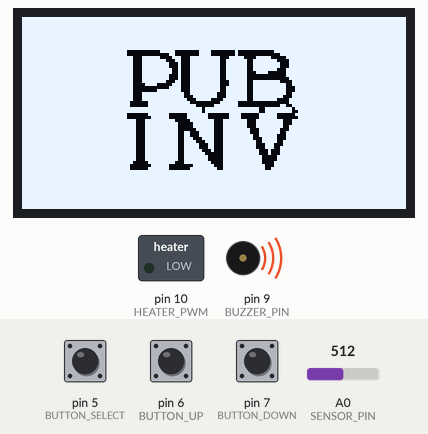
Recording of a sketch running on a simulated Arduino Uno, built with avr-gcc and run on an emulated ATmega328P. On the bench: 128×64 one-colour display, switched loads named in the sketch (green lamp = pin HIGH), buzzer (waves = sounding). Inputs (shaded band) come from the test bench; at power-on: A0 (SENSOR_PIN) = 512, pin 5 (BUTTON_SELECT) HIGH, pin 6 (BUTTON_UP) HIGH, pin 7 (BUTTON_DOWN) HIGH. What the sketch prints to the serial monitor is not drawn.

Above: at 0.8 s.
At 6.0 s:
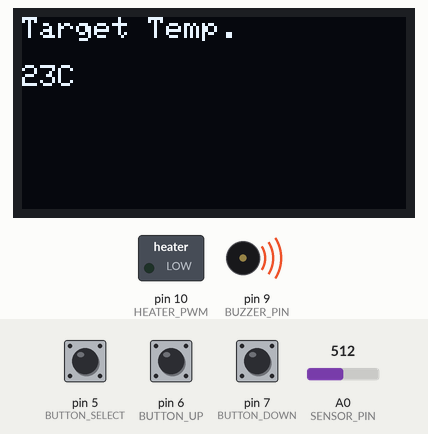
6.1 s: A0 (SENSOR_PIN) set to 99
At 7.4 s:
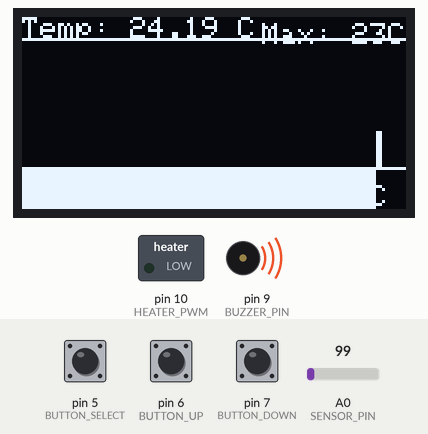
10.4 s: A0 (SENSOR_PIN) set to 90
At 11.3 s:
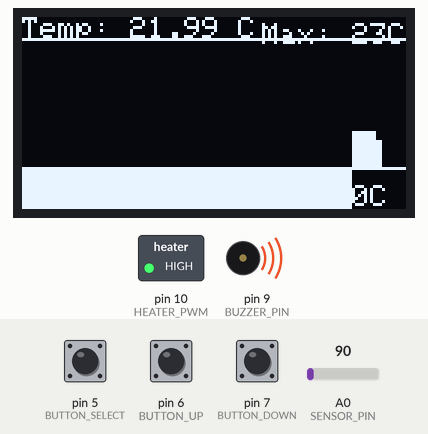
14.7 s: A0 (SENSOR_PIN) set to 122
At 15.2 s:
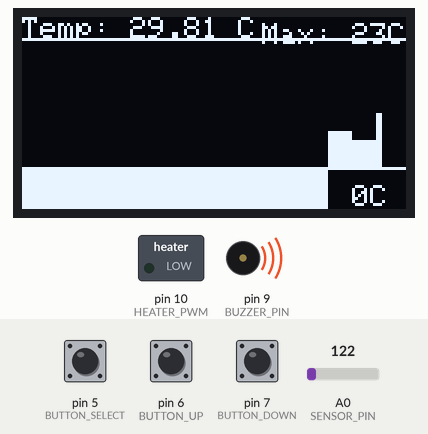
Timing chart, 0 to 17.7 s (numbered marks = the images above; inputs shaded):
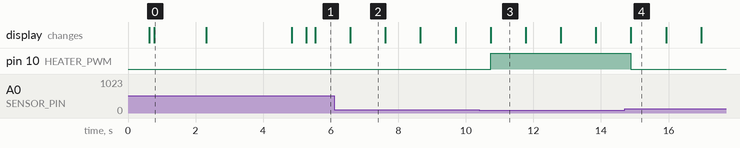

The sketch:

moonratII.ino
```cpp
//Wokwi version: V10 (https://wokwi.com/projects/390933163302682625)

#include <Wire.h>
#include <Adafruit_GFX.h>
#include <Adafruit_SSD1306.h>
#include <Fuzzy.h>
#include <Arduino.h>

#define SCREEN_WIDTH 128
#define SCREEN_HEIGHT 64

#define OLED_RESET -1
Adafruit_SSD1306 display(SCREEN_WIDTH, SCREEN_HEIGHT, &Wire, OLED_RESET);

const int SENSOR_PIN = A0;
int HEATER_PWM = 10;
int BUZZER_PIN = 9;
float temperaturaActual;


const int numPoints = 60;
float temperaturaHistorial[numPoints] = {0};
const int barWidth = SCREEN_WIDTH / numPoints;

#define BUTTON_SELECT 5
#define BUTTON_UP 6
#define BUTTON_DOWN 7

int selectedOption = 0;
int tempMaxOptions[] = {23, 35, 37, 41.5};
int tempMin = 0;
int tempMax = 0;
int totalOptions = 4; // Cambia esto al número total de opciones en tu menú


static const unsigned char PROGMEM image_data_Saraarray[] = {
    0xff, 0xff, 0xff, 0xff, 0xff, 0xff, 0xff, 0xff, 0xff, 0xff, 0xff, 0xff, 0xff, 0xff, 0xff, 0xff,
0xff, 0xff, 0xff, 0xff, 0xff, 0xff, 0xff, 0xff, 0xff, 0xff, 0xff, 0xff, 0xff, 0xff, 0xff, 0xff,
0xff, 0xff, 0xff, 0xff, 0xff, 0xff, 0xff, 0xff, 0xff, 0xff, 0xff, 0xff, 0xff, 0xff, 0xff, 0xff,
0xff, 0xff, 0xff, 0xff, 0xff, 0xff, 0xff, 0xff, 0xff, 0xff, 0xff, 0xff, 0xff, 0xff, 0xff, 0xff,
0xff, 0xff, 0xff, 0xff, 0xff, 0xff, 0xff, 0xff, 0xff, 0xff, 0xff, 0xff, 0xff, 0xff, 0xff, 0xff,
0xff, 0xff, 0xff, 0xff, 0xff, 0xff, 0xff, 0xff, 0xff, 0xff, 0xff, 0xff, 0xff, 0xff, 0xff, 0xff,
0xff, 0xff, 0xff, 0xff, 0xff, 0xff, 0xff, 0xff, 0xff, 0xff, 0xff, 0xff, 0xff, 0xff, 0xff, 0xff,
0xff, 0xff, 0xff, 0xff, 0xff, 0xff, 0xff, 0xff, 0xff, 0xff, 0xff, 0xff, 0xff, 0xff, 0xff, 0xff,
0xff, 0xff, 0xff, 0xff, 0xff, 0xff, 0xff, 0xff, 0xff, 0xff, 0xff, 0xff, 0xff, 0xff, 0xff, 0xff,
0xff, 0xff, 0xff, 0xff, 0xff, 0xff, 0xff, 0xff, 0xff, 0xff, 0xff, 0xff, 0xff, 0xff, 0xff, 0xff,
0xff, 0xff, 0xff, 0xff, 0xff, 0xff, 0xff, 0xff, 0xff, 0xff, 0xff, 0xff, 0xff, 0xff, 0xff, 0xff,
0xff, 0xff, 0xff, 0xff, 0xe0, 0x03, 0xe0, 0x1e, 0x01, 0x00, 0x0f, 0xff, 0xff, 0xff, 0xff, 0xff,
0xff, 0xff, 0xff, 0xff, 0xe0, 0x00, 0x60, 0x1e, 0x01, 0x00, 0x03, 0xff, 0xff, 0xff, 0xff, 0xff,
0xff, 0xff, 0xff, 0xff, 0xf8, 0xfc, 0x38, 0xff, 0xc7, 0xc3, 0xe0, 0xff, 0xff, 0xff, 0xff, 0xff,
0xff, 0xff, 0xff, 0xff, 0xf8, 0xff, 0x18, 0xff, 0xcf, 0xe7, 0xf8, 0x7f, 0xff, 0xff, 0xff, 0xff,
0xff, 0xff, 0xff, 0xff, 0xf8, 0xff, 0x88, 0xff, 0xcf, 0xe7, 0xfc, 0x7f, 0xff, 0xff, 0xff, 0xff,
0xff, 0xff, 0xff, 0xff, 0xf8, 0xff, 0x88, 0xff, 0xcf, 0xe7, 0xfc, 0x7f, 0xff, 0xff, 0xff, 0xff,
0xff, 0xff, 0xff, 0xff, 0xf8, 0xff, 0xc8, 0xff, 0xcf, 0xe7, 0xf8, 0xff, 0xff, 0xff, 0xff, 0xff,
0xff, 0xff, 0xff, 0xff, 0xf8, 0xff, 0xc8, 0xff, 0xcf, 0xe3, 0xc0, 0xff, 0xff, 0xff, 0xff, 0xff,
0xff, 0xff, 0xff, 0xff, 0xf8, 0xff, 0x88, 0xff, 0xcf, 0xe0, 0x00, 0xff, 0xff, 0xff, 0xff, 0xff,
0xff, 0xff, 0xff, 0xff, 0xf8, 0xff, 0x88, 0xff, 0xcf, 0xe0, 0x00, 0x7f, 0xff, 0xff, 0xff, 0xff,
0xff, 0xff, 0xff, 0xff, 0xf8, 0xff, 0x18, 0xff, 0xc7, 0xe7, 0xfc, 0x3f, 0xff, 0xff, 0xff, 0xff,
0xff, 0xff, 0xff, 0xff, 0xf8, 0x78, 0x38, 0xff, 0xc7, 0xe7, 0xff, 0x3f, 0xff, 0xff, 0xff, 0xff,
0xff, 0xff, 0xff, 0xff, 0xf8, 0x00, 0x78, 0xff, 0xcf, 0xe7, 0xff, 0x1f, 0xff, 0xff, 0xff, 0xff,
0xff, 0xff, 0xff, 0xff, 0xf8, 0x07, 0xf8, 0xff, 0xcf, 0xe7, 0xff, 0x1f, 0xff, 0xff, 0xff, 0xff,
0xff, 0xff, 0xff, 0xff, 0xf8, 0xff, 0xfc, 0xff, 0x8f, 0xe7, 0xff, 0x3f, 0xff, 0xff, 0xff, 0xff,
0xff, 0xff, 0xff, 0xff, 0xf8, 0xff, 0xfc, 0x7f, 0x8f, 0xe7, 0xfe, 0x3f, 0xff, 0xff, 0xff, 0xff,
0xff, 0xff, 0xff, 0xff, 0xf8, 0xff, 0xfe, 0x3e, 0x1f, 0xe7, 0xf8, 0x7f, 0xff, 0xff, 0xff, 0xff,
0xff, 0xff, 0xff, 0xff, 0xf0, 0x3f, 0xff, 0x00, 0x3f, 0x00, 0x00, 0x7f, 0xff, 0xff, 0xff, 0xff,
0xff, 0xff, 0xff, 0xff, 0xf0, 0x3f, 0xff, 0xc0, 0xff, 0x00, 0x03, 0x3f, 0xff, 0xff, 0xff, 0xff,
0xff, 0xff, 0xff, 0xff, 0xff, 0xff, 0xff, 0xf7, 0xff, 0xfe, 0x7f, 0xdf, 0xff, 0xff, 0xff, 0xff,
0xff, 0xff, 0xff, 0xff, 0xff, 0xff, 0xff, 0xf7, 0xff, 0xfe, 0x7f, 0xcf, 0xff, 0xff, 0xff, 0xff,
0xff, 0xff, 0xff, 0xff, 0xe0, 0x3f, 0x81, 0xfc, 0x07, 0x81, 0xf8, 0x1f, 0xff, 0xff, 0xff, 0xff,
0xff, 0xff, 0xff, 0xff, 0xe0, 0x1f, 0x81, 0xfc, 0x07, 0x81, 0xf8, 0x0f, 0xff, 0xff, 0xff, 0xff,
0xff, 0xff, 0xff, 0xff, 0xfc, 0x7f, 0xe0, 0xff, 0x1f, 0xe3, 0xfe, 0x3f, 0xff, 0xff, 0xff, 0xff,
0xff, 0xff, 0xff, 0xff, 0xfc, 0x7f, 0xf0, 0x7f, 0x1f, 0xe3, 0xfe, 0x3f, 0xff, 0xff, 0xff, 0xff,
0xff, 0xff, 0xff, 0xff, 0xfc, 0x7f, 0xf0, 0x7f, 0x1f, 0xe3, 0xfe, 0x7f, 0xff, 0xff, 0xff, 0xff,
0xff, 0xff, 0xff, 0xff, 0xfc, 0x7f, 0xf0, 0x3f, 0x1f, 0xf1, 0xfc, 0x7f, 0xff, 0xff, 0xff, 0xff,
0xff, 0xff, 0xff, 0xff, 0xfc, 0x7f, 0xf3, 0x1f, 0x1f, 0xf1, 0xfc, 0xff, 0xff, 0xff, 0xff, 0xff,
0xff, 0xff, 0xff, 0xff, 0xfc, 0x7f, 0xf3, 0x1f, 0x1f, 0xf9, 0xf8, 0xff, 0xff, 0xff, 0xff, 0xff,
0xff, 0xff, 0xff, 0xff, 0xfc, 0x7f, 0xf3, 0x8f, 0x1f, 0xf8, 0xf8, 0xff, 0xff, 0xff, 0xff, 0xff,
0xff, 0xff, 0xff, 0xff, 0xfc, 0x7f, 0xf3, 0xc7, 0x1f, 0xfc, 0xf9, 0xff, 0xff, 0xff, 0xff, 0xff,
0xff, 0xff, 0xff, 0xff, 0xfc, 0x7f, 0xf3, 0xe3, 0x1f, 0xfc, 0x71, 0xff, 0xff, 0xff, 0xff, 0xff,
0xff, 0xff, 0xff, 0xff, 0xfc, 0x7f, 0xf3, 0xe3, 0x1f, 0xfc, 0x73, 0xff, 0xff, 0xff, 0xff, 0xff,
0xff, 0xff, 0xff, 0xff, 0xfc, 0x7f, 0xf3, 0xf1, 0x1f, 0xfe, 0x23, 0xff, 0xff, 0xff, 0xff, 0xff,
0xff, 0xff, 0xff, 0xff, 0xfc, 0x7f, 0xf3, 0xf8, 0x1f, 0xfe, 0x23, 0xff, 0xff, 0xff, 0xff, 0xff,
0xff, 0xff, 0xff, 0xff, 0xfc, 0x7f, 0xf3, 0xfc, 0x1f, 0xff, 0x07, 0xff, 0xff, 0xff, 0xff, 0xff,
0xff, 0xff, 0xff, 0xff, 0xfc, 0x7f, 0xf3, 0xfc, 0x1f, 0xff, 0x07, 0xff, 0xff, 0xff, 0xff, 0xff,
0xff, 0xff, 0xff, 0xff, 0xf8, 0x3f, 0xe3, 0xfe, 0x1f, 0xff, 0x0f, 0xff, 0xff, 0xff, 0xff, 0xff,
0xff, 0xff, 0xff, 0xff, 0xf0, 0x1f, 0x80, 0x7f, 0x1f, 0xff, 0x8f, 0xff, 0xff, 0xff, 0xff, 0xff,
0xff, 0xff, 0xff, 0xff, 0xf0, 0x3f, 0x80, 0xff, 0x9f, 0xff, 0x9f, 0xff, 0xff, 0xff, 0xff, 0xff,
0xff, 0xff, 0xff, 0xff, 0xff, 0xff, 0xff, 0xff, 0xff, 0xff, 0xff, 0xff, 0xff, 0xff, 0xff, 0xff,
0xff, 0xff, 0xff, 0xff, 0xff, 0xff, 0xff, 0xff, 0xff, 0xff, 0xff, 0xff, 0xff, 0xff, 0xff, 0xff,
0xff, 0xff, 0xff, 0xff, 0xff, 0xff, 0xff, 0xff, 0xff, 0xff, 0xff, 0xff, 0xff, 0xff, 0xff, 0xff,
0xff, 0xff, 0xff, 0xff, 0xff, 0xff, 0xff, 0xff, 0xff, 0xff, 0xff, 0xff, 0xff, 0xff, 0xff, 0xff,
0xff, 0xff, 0xff, 0xff, 0xff, 0xff, 0xff, 0xff, 0xff, 0xff, 0xff, 0xff, 0xff, 0xff, 0xff, 0xff,
0xff, 0xff, 0xff, 0xff, 0xff, 0xff, 0xff, 0xff, 0xff, 0xff, 0xff, 0xff, 0xff, 0xff, 0xff, 0xff,
0xff, 0xff, 0xff, 0xff, 0xff, 0xff, 0xff, 0xff, 0xff, 0xff, 0xff, 0xff, 0xff, 0xff, 0xff, 0xff,
0xff, 0xff, 0xff, 0xff, 0xff, 0xff, 0xff, 0xff, 0xff, 0xff, 0xff, 0xff, 0xff, 0xff, 0xff, 0xff,
0xff, 0xff, 0xff, 0xff, 0xff, 0xff, 0xff, 0xff, 0xff, 0xff, 0xff, 0xff, 0xff, 0xff, 0xff, 0xff,
0xff, 0xff, 0xff, 0xff, 0xff, 0xff, 0xff, 0xff, 0xff, 0xff, 0xff, 0xff, 0xff, 0xff, 0xff, 0xff,
0xff, 0xff, 0xff, 0xff, 0xff, 0xff, 0xff, 0xff, 0xff, 0xff, 0xff, 0xff, 0xff, 0xff, 0xff, 0xff,
0xff, 0xff, 0xff, 0xff, 0xff, 0xff, 0xff, 0xff, 0xff, 0xff, 0xff, 0xff, 0xff, 0xff, 0xff, 0xff,
0xff, 0xff, 0xff, 0xff, 0xff, 0xff, 0xff, 0xff, 0xff, 0xff, 0xff, 0xff, 0xff, 0xff, 0xff, 0xff
};

void setup() {
  pinMode(BUZZER_PIN, OUTPUT);
  analogWrite(BUZZER_PIN, 50);
  delay(500);
  analogWrite(BUZZER_PIN,0);
  delay(100);
  Serial.begin(115200);
  if (!display.begin(SSD1306_SWITCHCAPVCC, 0x3C)) {
    Serial.println(F("Error al iniciar el OLED"));
    for (;;)
      ;
  }
  delay(100);
  display.clearDisplay();
  display.setTextSize(1);
  display.setTextColor(WHITE);
  display.setCursor(0, 0);
  // Display static text
  display.drawBitmap(0, 0, image_data_Saraarray, 128, 64, 1);
  display.display();
  delay(1500);
  display.clearDisplay();
  display.setCursor(10, 10);
  display.println(F("Version/Wokwi: V10"));
  display.display();
  delay(2500);
  display.clearDisplay();
  pinMode(BUTTON_SELECT, INPUT_PULLUP);
  pinMode(BUTTON_UP, INPUT_PULLUP);
  pinMode(BUTTON_DOWN, INPUT_PULLUP);
}

void loop() {
  displayMenu();
  checkButtons();
  configurarTemperaturaMaxima();

  while (true)
  {
    int Volt = analogRead(SENSOR_PIN);
    temperaturaActual = Volt * 250.0 / 1023.0;


    for (int i = 0; i < numPoints - 1; i++)
    {
      temperaturaHistorial[i] = temperaturaHistorial[i + 1];
    }

    temperaturaHistorial[numPoints - 1] = temperaturaActual;

    display.clearDisplay();
    display.setTextSize(1);
    display.setTextColor(SSD1306_WHITE);
    display.setCursor(0, 0);
    display.print("Temp: ");
    display.print(temperaturaActual);
    display.println(" C");

// Mostrar la gráfica de temperatura en el resto de la pantalla
  for (int i = 0; i < numPoints; i++) {
    int x = i * barWidth;
    int barHeight = map(temperaturaHistorial[i], 0, 45, 0, 50);
    display.fillRect(x, SCREEN_HEIGHT - barHeight, barWidth, barHeight-14, SSD1306_WHITE);
    //display.fillRect(x, 32 , 1, 6, SSD1306_WHITE);
  }

  // Mostrar las líneas horizontales para las temperaturas máxima y mínima
  int yMax = map(tempMax, 0, 45, 0, 14);
  int yMin = map(tempMin, 0, 45, 50, 0);
  display.drawFastHLine(0, yMax, SCREEN_WIDTH, SSD1306_WHITE);
  display.drawFastHLine(0, yMin, SCREEN_WIDTH, SSD1306_WHITE);

  // Mostrar la etiqueta de temperatura máxima y mínima
  display.setTextSize(1);
  display.setTextColor(SSD1306_WHITE);
  display.setCursor(80, 2); // Ajuste de posición para la leyenda Max
  display.print("Max: ");
  display.print(tempMax);
  display.print("C");
  display.setCursor(80, SCREEN_HEIGHT-8); // Ajuste de posición para la leyenda Min
  display.print("Min: ");
  display.print(tempMin);
  display.print("C");
  display.display();
  if (temperaturaActual > tempMax) {
  // digitalWrite(PWM_OUT, LOW);
  analogWrite(HEATER_PWM, 0);
  }
  else {
  analogWrite(HEATER_PWM, 255);
  }
  delay(1000);
}
  displayMenu();
}

void displayMenu() {
  display.clearDisplay();
  display.setTextSize(1);
  display.setTextColor(SSD1306_WHITE);
  display.setCursor(0, 0);
  display.println(F("SELECT SAMPLE"));
  display.setCursor(10, 12);
  display.println(F("Yeast and mold"));
  display.setCursor(10, 24);
  display.println(F("Coliform"));
  display.setCursor(10, 36);
  display.println(F("Env. listeria"));
  display.setCursor(10, 48);
  display.println(F("Salmonella Express"));


  int circleY = 15 + selectedOption * 12; // Posición del círculo relleno
  display.fillCircle(5, circleY, 3, SSD1306_WHITE);
    display.display();
}

void checkButtons() {
  while (tempMax == 0){
  if (digitalRead(BUTTON_SELECT) == HIGH) {
    Serial.println(F("BUTTON SELECT PUSHED!"));
    tempMax = tempMaxOptions[selectedOption];
    delay(200); // Debouncing
  }

  if (digitalRead(BUTTON_UP) == HIGH) {
    Serial.println(F("BUTTON UP PUSHED!"));
    selectedOption = (selectedOption - 1 + totalOptions) % totalOptions;
    delay(200); // Debouncing
    displayMenu();
  }

  if (digitalRead(BUTTON_DOWN) == HIGH) {
    Serial.println(F("BUTTON DOWN PUSHED!"));
    selectedOption = (selectedOption + 1) % totalOptions;
    delay(200); // Debouncing
    displayMenu();
  }
  }
}

void configurarTemperaturaMaxima() {
  display.clearDisplay();
  display.setTextSize(1);
  display.setTextColor(SSD1306_WHITE);
  display.setCursor(0, 0);
  display.print("Target Temp.");
  display.setCursor(0, 16);
  display.print(tempMax);
  display.println("C");
  display.display();
  delay(1000);
}
```

Measured:
- the behaviour switches between 95 and 94 on A0 (SENSOR_PIN) (found by bisection; images 2 and 3)
- after the input at 10.4 s, pin 10 (HEATER_PWM): LOW → HIGH after 0.33 s
- after the input at 14.7 s, pin 10 (HEATER_PWM): HIGH → LOW after 0.19 s
- what the display in image 0 shows lasts 1.5 s, from 0.8 s to 2.3 s
- what the display in image 2 shows lasts 1.0 s, from 6.6 s to 7.6 s
